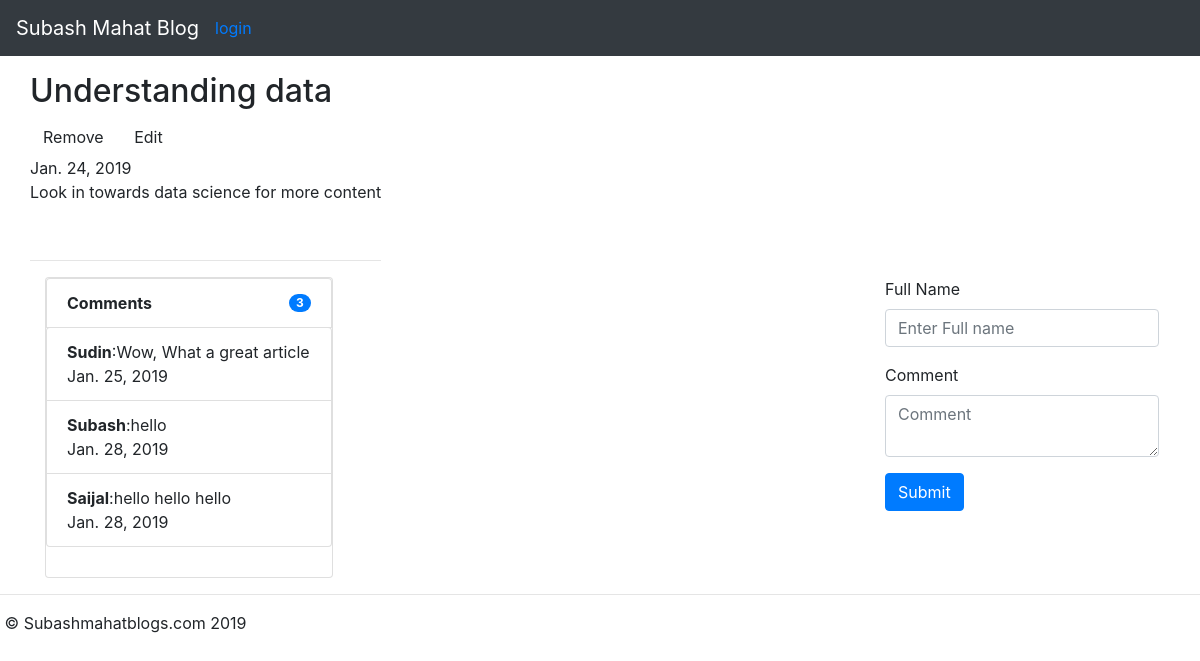
The page /post/5 on the database its author committed.
### post/models.py (models this page shows, shortened)
class Post(models.Model):
    author = models.ForeignKey(settings.AUTH_USER_MODEL, on_delete=models.CASCADE)
    title = models.CharField(max_length=200)
    text = models.TextField()
    created_date = models.DateField(default=timezone.now)
    published_date = models.DateField(blank=True, null=True)

class Comment(models.Model):
    text = models.TextField()
    created_date = models.DateField(default=timezone.now)
    reader = models.CharField(max_length=200)
    post = models.ForeignKey(Post, on_delete=models.CASCADE, related_name='comment')

### post/views.py (the view)
# urls.py: path("post/<int:pk>", views.readmore, name='readmore'),
def readmore(request, pk):
    post_more = Post.objects.get(pk=pk)
    comments = post_more.comment.all()
    context ={'post_more': post_more, 'comments': comments, 'count': comments.count()}
    return render(request, 'blog/readmore.html', context)

### post/templates/blog/readmore.html (shortened to what this page needs)
{% extends 'blog/base.html' %}
{% block content %}
    <main role="main">
        <div class="container">
            <div class="row">
                <div class="col-md-push-12">
                    {% if post_more.published_date == None %}
                        <h2>{{ post_more.title }}</h2><br> {{ post_more.published_date }}<br>
                        <p>{{ post_more.text }}</p> <br>
                        <a class="btn btn-default" href="{% url 'post_publish' pk=post_more.pk %}">Publish</a><br>
                        <a class="btn btn-default" href="{% url 'post_remove' pk=post_more.pk %}"><span class="glyphicon glyphicon-remove">Remove</span></a>
                    {% else %}
                        <h2>{{ post_more.title }}</h2>
                        <a class="btn btn-default" href="{% url 'post_remove' pk=post_more.pk %}"><span class="glyphicon glyphicon-remove">Remove</span></a>
                        <a class="btn btn-default" href="{% url 'edit' pk=post_more.pk %}"><span class="glyphicon glyphicon-remove">Edit</span></a>
                        <br> {{ post_more.published_date }}<br>
                        <p>{{ post_more.text }}</p> <br>
                    {% endif %}
                    <hr>
                </div>
            </div>
            <div class="row">
                <div class="col-md-9">
                    <div class="card" style="width: 18rem;"  >
                        <ul class="list-group " >
                            <li class="list-group-item d-flex justify-content-between align-items-center"><strong>Comments</strong><span class="badge badge-primary badge-pill">{{ count }} </span></li>
                            <div class="anyClass">
                                {% for comment in comments %}
                                    <li class="list-group-item" >  <b>{{ comment.reader }}</b>:{{ comment.text }} <br>{{ comment.created_date }}<br></li>
                                {% endfor %}
                            </div>
                        </ul>
                    </div>
                </div>
                <div class="col-md-push-4">
                    {% include 'blog/comment.html' %}
                </div>
            </div>
        </div>
        <hr>
    </main>
{% endblock %}

### post/templates/blog/base.html (style rules this page uses)
.anyClass { height:250px; overflow: scroll; }

### rows shown on the page
Post: title "Understanding data", published_date "Jan. 24, 2019", text "Look in towards data science for more content"
Comment: reader "Sudin", text "Wow, What a great article", created_date "Jan. 25, 2019"
Comment: reader "Subash", text "hello", created_date "Jan. 28, 2019"
Comment: reader "Saijal", text "hello hello hello", created_date "Jan. 28, 2019"

### other values the page prints
{{ count }} "3"
